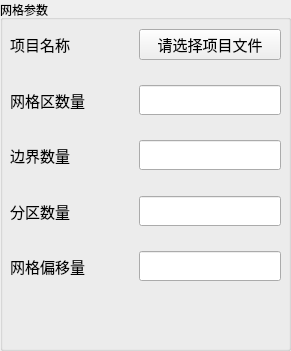
          <widget class="QGroupBox" name="groupBox_11">
           <property name="geometry">
            <rect>
             <x>10</x>
             <y>10</y>
             <width>291</width>
             <height>351</height>
            </rect>
           </property>
           <property name="title">
            <string>网格参数</string>
           </property>
           <widget class="QWidget" name="layoutWidget">
            <property name="geometry">
             <rect>
              <x>10</x>
              <y>20</y>
              <width>271</width>
              <height>271</height>
             </rect>
            </property>
            <layout class="QGridLayout" name="gridLayout">
             <property name="leftMargin">
              <number>0</number>
             </property>
             <item row="1" column="0">
              <widget class="QLabel" name="label_3">
               <property name="sizePolicy">
                <sizepolicy hsizetype="Expanding" vsizetype="Expanding">
                 <horstretch>0</horstretch>
                 <verstretch>0</verstretch>
                </sizepolicy>
               </property>
               <property name="font">
                <font>
                 <family>AcadEref</family>
                 <pointsize>11</pointsize>
                </font>
               </property>
               <property name="text">
                <string>网格区数量</string>
               </property>
              </widget>
             </item>
             <item row="0" column="2">
              <widget class="QPushButton" name="wg_btnchosecase">
               <property name="minimumSize">
                <size>
                 <width>0</width>
                 <height>25</height>
                </size>
               </property>
               <property name="font">
                <font>
                 <pointsize>11</pointsize>
                </font>
               </property>
               <property name="text">
                <string>请选择项目文件</string>
               </property>
              </widget>
             </item>
             <item row="1" column="2">
              <widget class="QLineEdit" name="wg_qunum">
               <property name="sizePolicy">
                <sizepolicy hsizetype="Expanding" vsizetype="Fixed">
                 <horstretch>0</horstretch>
                 <verstretch>0</verstretch>
                </sizepolicy>
               </property>
               <property name="minimumSize">
                <size>
                 <width>0</width>
                 <height>30</height>
                </size>
               </property>
               <property name="font">
                <font>
                 <pointsize>11</pointsize>
                </font>
               </property>
               <property name="alignment">
                <set>Qt::AlignCenter</set>
               </property>
              </widget>
             </item>
             <item row="0" column="0">
              <widget class="QLabel" name="label_2">
               <property name="sizePolicy">
                <sizepolicy hsizetype="Expanding" vsizetype="Expanding">
                 <horstretch>1</horstretch>
                 <verstretch>0</verstretch>
                </sizepolicy>
               </property>
               <property name="font">
                <font>
                 <family>AcadEref</family>
                 <pointsize>11</pointsize>
                </font>
               </property>
               <property name="text">
                <string>项目名称</string>
               </property>
              </widget>
             </item>
             <item row="4" column="0">
              <widget class="QLabel" name="label_wgpy">
               <property name="sizePolicy">
                <sizepolicy hsizetype="Expanding" vsizetype="Expanding">
                 <horstretch>0</horstretch>
                 <verstretch>0</verstretch>
                </sizepolicy>
               </property>
               <property name="font">
                <font>
                 <family>AcadEref</family>
                 <pointsize>11</pointsize>
                </font>
               </property>
               <property name="text">
                <string>网格偏移量</string>
               </property>
              </widget>
             </item>
             <item row="4" column="2">
              <widget class="QLineEdit" name="wg_painyi">
               <property name="sizePolicy">
                <sizepolicy hsizetype="Expanding" vsizetype="Fixed">
                 <horstretch>0</horstretch>
                 <verstretch>0</verstretch>
                </sizepolicy>
               </property>
               <property name="minimumSize">
                <size>
                 <width>0</width>
                 <height>30</height>
                </size>
               </property>
               <property name="font">
                <font>
                 <pointsize>11</pointsize>
                </font>
               </property>
               <property name="toolTip">
                <string>请输入偏移量的XYZ值</string>
               </property>
               <property name="whatsThis">
                <string>你再说尼玛呢</string>
               </property>
               <property name="alignment">
                <set>Qt::AlignCenter</set>
               </property>
              </widget>
             </item>
             <item row="2" column="2">
              <widget class="QLineEdit" name="wg_bianjienum">
               <property name="sizePolicy">
                <sizepolicy hsizetype="Expanding" vsizetype="Fixed">
                 <horstretch>0</horstretch>
                 <verstretch>0</verstretch>
                </sizepolicy>
               </property>
               <property name="minimumSize">
                <size>
                 <width>0</width>
                 <height>30</height>
                </size>
               </property>
               <property name="font">
                <font>
                 <pointsize>11</pointsize>
                </font>
               </property>
               <property name="alignment">
                <set>Qt::AlignCenter</set>
               </property>
              </widget>
             </item>
             <item row="3" column="0">
              <widget class="QLabel" name="label_7">
               <property name="sizePolicy">
                <sizepolicy hsizetype="Expanding" vsizetype="Expanding">
                 <horstretch>0</horstretch>
                 <verstretch>0</verstretch>
                </sizepolicy>
               </property>
               <property name="font">
                <font>
                 <family>AcadEref</family>
                 <pointsize>11</pointsize>
                </font>
               </property>
               <property name="text">
                <string>分区数量</string>
               </property>
              </widget>
             </item>
             <item row="3" column="2">
              <widget class="QLineEdit" name="wg_qunum_2">
               <property name="sizePolicy">
                <sizepolicy hsizetype="Expanding" vsizetype="Fixed">
                 <horstretch>0</horstretch>
                 <verstretch>0</verstretch>
                </sizepolicy>
               </property>
               <property name="minimumSize">
                <size>
                 <width>0</width>
                 <height>30</height>
                </size>
               </property>
               <property name="font">
                <font>
                 <pointsize>11</pointsize>
                </font>
               </property>
               <property name="alignment">
                <set>Qt::AlignCenter</set>
               </property>
              </widget>
             </item>
             <item row="2" column="0">
              <widget class="QLabel" name="label_5">
               <property name="sizePolicy">
                <sizepolicy hsizetype="Expanding" vsizetype="Expanding">
                 <horstretch>0</horstretch>
                 <verstretch>0</verstretch>
                </sizepolicy>
               </property>
               <property name="font">
                <font>
                 <family>AcadEref</family>
                 <pointsize>11</pointsize>
                </font>
               </property>
               <property name="text">
                <string>边界数量</string>
               </property>
              </widget>
             </item>
             <item row="0" column="1">
              <spacer name="horizontalSpacer">
               <property name="orientation">
                <enum>Qt::Horizontal</enum>
               </property>
               <property name="sizeType">
                <enum>QSizePolicy::Fixed</enum>
               </property>
               <property name="sizeHint" stdset="0">
                <size>
                 <width>40</width>
                 <height>20</height>
                </size>
               </property>
              </spacer>
             </item>
            </layout>
           </widget>
          </widget>
